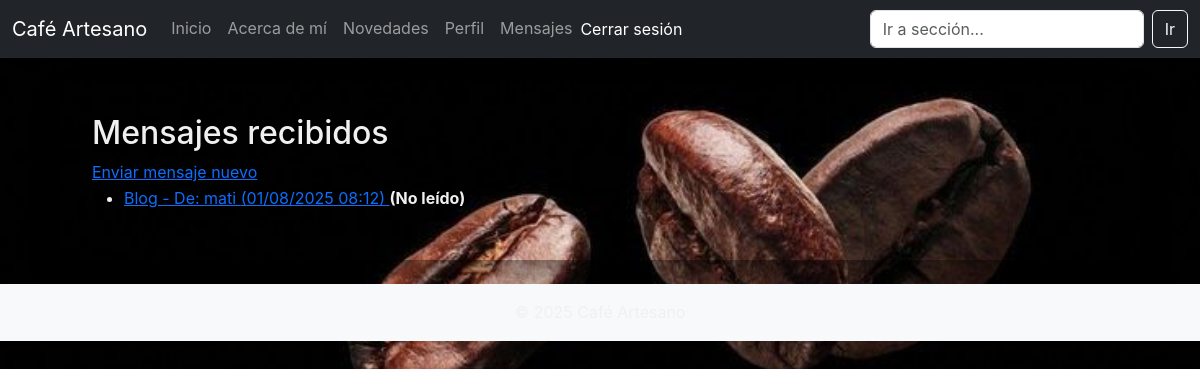
/mensajes/ (signed in), run on the app's committed database.
### mensajes/models.py (models this page shows, shortened)
class Mensaje(models.Model):
    remitente = models.ForeignKey(User, on_delete=models.CASCADE, related_name='mensajes_enviados')
    destinatario = models.ForeignKey(User, on_delete=models.CASCADE, related_name='mensajes_recibidos')
    asunto = models.CharField(max_length=255)
    contenido = models.TextField()
    fecha_envio = models.DateTimeField(auto_now_add=True)
    leido = models.BooleanField(default=False)

### mensajes/views.py (the view)
# urls.py: path('', views.MensajeListView.as_view(), name='lista'),
class MensajeListView(LoginRequiredMixin, ListView):
    model = Mensaje
    template_name = 'mensajes/mensaje_list.html'
    def get_queryset(self):
        return Mensaje.objects.filter(destinatario=self.request.user).order_by('-fecha_envio')

### mensajes/templates/mensajes/mensaje_list.html
{% extends 'base.html' %}
{% block content %}
<h2>Mensajes recibidos</h2>
<a href="{% url 'mensajes:enviar' %}">Enviar mensaje nuevo</a>
<ul>
    {% for mensaje in object_list %}
        <li>
            <a href="{% url 'mensajes:detalle' mensaje.pk %}">
                {{ mensaje.asunto }} - De: {{ mensaje.remitente.username }} ({{ mensaje.fecha_envio|date:"d/m/Y H:i" }})
            </a>
            {% if not mensaje.leido %}
                <strong>(No leído)</strong>
            {% endif %}
        </li>
    {% empty %}
        <li>No tienes mensajes.</li>
    {% endfor %}
</ul>
{% endblock %}

### novedades/static/novedades/css/blog.css (style rules this page uses)
* { box-sizing: border-box; }
body { background-image: url('../img/fondo-cafe.jpg'); background-size: cover; background-position: center; background-repeat: no-repeat; background-attachment: fixed; font-family: 'Inter', 'Segoe UI', Tahoma, Geneva, Verdana, sans-serif; margin: 0; padding: 0; color: #f0f0f0; -webkit-font-smoothing: antialiased; -moz-osx-font-smoothing: grayscale; line-height: 1.6; min-height: 100vh; position: relative; }
html { scroll-behavior: smooth; }

### data on the page
Mensaje: asunto "Blog", remitente.username "mati", fecha_envio "01/08/2025 08:12", leido "(No leído)"
